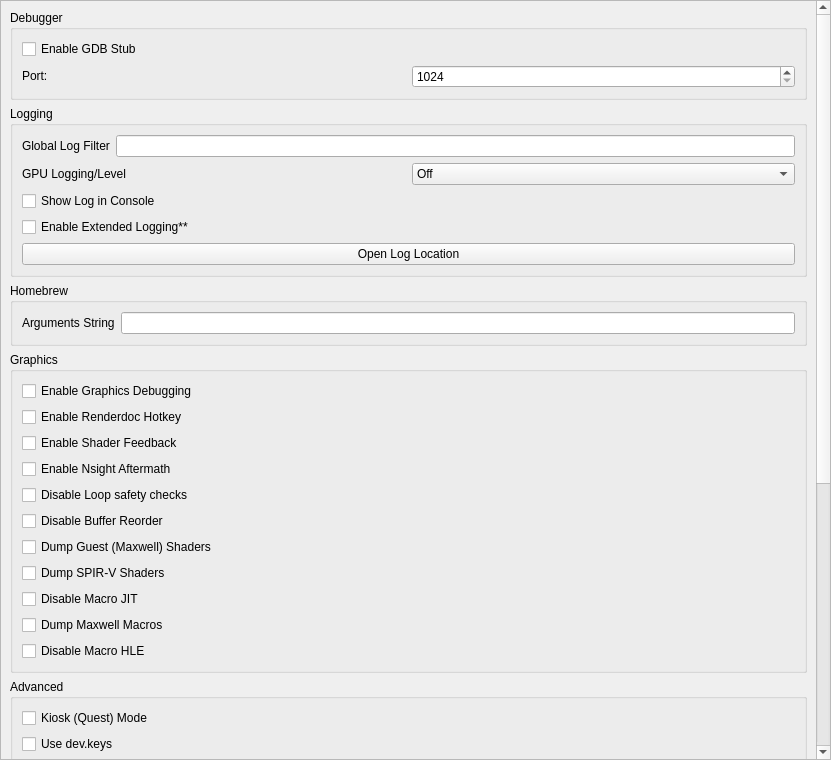
<?xml version='1.0' encoding='UTF-8'?>
<ui version="4.0">
 <class>ConfigureDebug</class>
 <widget class="QScrollArea" name="ConfigureDebug">
  <property name="geometry">
   <rect>
    <x>0</x>
    <y>0</y>
    <width>831</width>
    <height>760</height>
   </rect>
  </property>
  <property name="widgetResizable">
   <bool>true</bool>
  </property>
  <widget class="QWidget" name="widget">
   <property name="geometry">
    <rect>
     <x>0</x>
     <y>0</y>
     <width>829</width>
     <height>758</height>
    </rect>
   </property>
   <layout class="QVBoxLayout" name="verticalLayout_1">
    <item>
     <layout class="QVBoxLayout" name="horizontalLayout">
      <property name="topMargin">
       <number>0</number>
      </property>
      <item>
       <widget class="QGroupBox" name="groupBox">
        <property name="sizePolicy">
         <sizepolicy hsizetype="Preferred" vsizetype="Preferred">
          <horstretch>0</horstretch>
          <verstretch>0</verstretch>
         </sizepolicy>
        </property>
        <property name="title">
         <string>Debugger</string>
        </property>
        <property name="alignment">
         <set>Qt::AlignmentFlag::AlignLeading|Qt::AlignmentFlag::AlignLeft|Qt::AlignmentFlag::AlignTop</set>
        </property>
        <property name="flat">
         <bool>false</bool>
        </property>
        <property name="checkable">
         <bool>false</bool>
        </property>
        <layout class="QVBoxLayout" name="verticalLayout_3">
         <item>
          <widget class="QWidget" name="debug_widget" native="true">
           <property name="sizePolicy">
            <sizepolicy hsizetype="Preferred" vsizetype="Maximum">
             <horstretch>0</horstretch>
             <verstretch>0</verstretch>
            </sizepolicy>
           </property>
           <layout class="QVBoxLayout" name="verticalLayout">
            <property name="sizeConstraint">
             <enum>QLayout::SizeConstraint::SetDefaultConstraint</enum>
            </property>
            <property name="leftMargin">
             <number>0</number>
            </property>
            <property name="topMargin">
             <number>0</number>
            </property>
            <property name="rightMargin">
             <number>0</number>
            </property>
            <property name="bottomMargin">
             <number>0</number>
            </property>
            <item>
             <widget class="QCheckBox" name="toggle_gdbstub">
              <property name="sizePolicy">
               <sizepolicy hsizetype="Maximum" vsizetype="Maximum">
                <horstretch>0</horstretch>
                <verstretch>0</verstretch>
               </sizepolicy>
              </property>
              <property name="text">
               <string>Enable GDB Stub</string>
              </property>
             </widget>
            </item>
            <item>
             <widget class="QWidget" name="horizontalWidget_3" native="true">
              <property name="sizePolicy">
               <sizepolicy hsizetype="Preferred" vsizetype="Maximum">
                <horstretch>0</horstretch>
                <verstretch>0</verstretch>
               </sizepolicy>
              </property>
              <layout class="QHBoxLayout" name="horizontalLayout_3">
               <property name="leftMargin">
                <number>0</number>
               </property>
               <property name="topMargin">
                <number>0</number>
               </property>
               <property name="rightMargin">
                <number>0</number>
               </property>
               <property name="bottomMargin">
                <number>0</number>
               </property>
               <item>
                <widget class="QLabel" name="label_11">
                 <property name="sizePolicy">
                  <sizepolicy hsizetype="Minimum" vsizetype="Maximum">
                   <horstretch>0</horstretch>
                   <verstretch>0</verstretch>
                  </sizepolicy>
                 </property>
                 <property name="text">
                  <string>Port:</string>
                 </property>
                 <property name="wordWrap">
                  <bool>true</bool>
                 </property>
                </widget>
               </item>
               <item>
                <widget class="QSpinBox" name="gdbport_spinbox">
                 <property name="sizePolicy">
                  <sizepolicy hsizetype="Preferred" vsizetype="Maximum">
                   <horstretch>0</horstretch>
                   <verstretch>0</verstretch>
                  </sizepolicy>
                 </property>
                 <property name="minimum">
                  <number>1024</number>
                 </property>
                 <property name="maximum">
                  <number>65535</number>
                 </property>
                </widget>
               </item>
              </layout>
             </widget>
            </item>
           </layout>
          </widget>
         </item>
        </layout>
       </widget>
      </item>
      <item>
       <widget class="QGroupBox" name="groupBox_2">
        <property name="sizePolicy">
         <sizepolicy hsizetype="Expanding" vsizetype="Preferred">
          <horstretch>0</horstretch>
          <verstretch>0</verstretch>
         </sizepolicy>
        </property>
        <property name="title">
         <string>Logging</string>
        </property>
        <layout class="QGridLayout" name="gridLayout_1">
         <item row="0" column="0">
          <widget class="QWidget" name="logging_widget" native="true">
           <property name="sizePolicy">
            <sizepolicy hsizetype="Preferred" vsizetype="Maximum">
             <horstretch>0</horstretch>
             <verstretch>0</verstretch>
            </sizepolicy>
           </property>
           <layout class="QHBoxLayout" name="horizontalLayout_1">
            <property name="leftMargin">
             <number>0</number>
            </property>
            <property name="topMargin">
             <number>0</number>
            </property>
            <property name="rightMargin">
             <number>0</number>
            </property>
            <property name="bottomMargin">
             <number>0</number>
            </property>
            <item>
             <widget class="QLabel" name="label_1">
              <property name="sizePolicy">
               <sizepolicy hsizetype="Preferred" vsizetype="Preferred">
                <horstretch>0</horstretch>
                <verstretch>0</verstretch>
               </sizepolicy>
              </property>
              <property name="text">
               <string>Global Log Filter</string>
              </property>
              <property name="wordWrap">
               <bool>true</bool>
              </property>
             </widget>
            </item>
            <item>
             <widget class="QLineEdit" name="log_filter_edit" />
            </item>
           </layout>
          </widget>
         </item>
         <item row="1" column="0">
          <widget class="QWidget" name="gpu_log_level_widget" native="true">
           <property name="sizePolicy">
            <sizepolicy hsizetype="Preferred" vsizetype="Maximum">
             <horstretch>0</horstretch>
             <verstretch>0</verstretch>
            </sizepolicy>
           </property>
           <layout class="QHBoxLayout" name="gpu_log_level_layout">
            <property name="leftMargin">
             <number>0</number>
            </property>
            <property name="topMargin">
             <number>0</number>
            </property>
            <property name="rightMargin">
             <number>0</number>
            </property>
            <property name="bottomMargin">
             <number>0</number>
            </property>
            <item>
             <widget class="QLabel" name="gpu_log_level_label">
              <property name="text">
               <string>GPU Logging/Level</string>
              </property>
              <property name="wordWrap">
               <bool>true</bool>
              </property>
             </widget>
            </item>
            <item>
             <widget class="UIControls::ComboBox" name="gpu_log_level">
              <property name="toolTip">
               <string>Detail level for GPU logs. Off disables logging entirely.</string>
              </property>
              <item>
               <property name="text">
                <string>Off</string>
               </property>
              </item>
              <item>
               <property name="text">
                <string>Errors</string>
               </property>
              </item>
              <item>
               <property name="text">
                <string>Standard</string>
               </property>
              </item>
              <item>
               <property name="text">
                <string>Verbose</string>
               </property>
              </item>
              <item>
               <property name="text">
                <string>All</string>
               </property>
              </item>
             </widget>
            </item>
           </layout>
          </widget>
         </item>
         <item row="2" column="0">
          <widget class="QCheckBox" name="toggle_console">
           <property name="text">
            <string>Show Log in Console</string>
           </property>
          </widget>
         </item>
         <item row="3" column="0">
          <widget class="QCheckBox" name="extended_logging">
           <property name="enabled">
            <bool>true</bool>
           </property>
           <property name="toolTip">
            <string>When checked, the max size of the log increases from 100 MB to 1 GB</string>
           </property>
           <property name="text">
            <string>Enable Extended Logging**</string>
           </property>
          </widget>
         </item>
         <item row="4" column="0">
          <widget class="UIControls::Button" name="open_log_button">
           <property name="sizePolicy">
            <sizepolicy hsizetype="Expanding" vsizetype="Maximum">
             <horstretch>1</horstretch>
             <verstretch>0</verstretch>
            </sizepolicy>
           </property>
           <property name="text">
            <string>Open Log Location</string>
           </property>
          </widget>
         </item>
        </layout>
       </widget>
      </item>
     </layout>
    </item>
    <item>
     <widget class="QGroupBox" name="groupBox_3">
      <property name="title">
       <string>Homebrew</string>
      </property>
      <layout class="QVBoxLayout" name="verticalLayout_5">
       <item>
        <layout class="QHBoxLayout" name="horizontalLayout_4">
         <item>
          <widget class="QLabel" name="label_3">
           <property name="text">
            <string>Arguments String</string>
           </property>
           <property name="wordWrap">
            <bool>true</bool>
           </property>
          </widget>
         </item>
         <item>
          <widget class="QLineEdit" name="homebrew_args_edit" />
         </item>
        </layout>
       </item>
      </layout>
     </widget>
    </item>
    <item>
     <layout class="QVBoxLayout" name="horizontalLayout_2">
      <item>
       <widget class="QGroupBox" name="groupBox_4">
        <property name="title">
         <string>Graphics</string>
        </property>
        <layout class="QGridLayout" name="gridLayout_2">
         <item row="4" column="0">
          <widget class="QCheckBox" name="disable_loop_safety_checks">
           <property name="toolTip">
            <string>When checked, it executes shaders without loop logic changes</string>
           </property>
           <property name="text">
            <string>Disable Loop safety checks</string>
           </property>
          </widget>
         </item>
         <item row="9" column="0">
          <widget class="QCheckBox" name="dump_macros">
           <property name="enabled">
            <bool>true</bool>
           </property>
           <property name="toolTip">
            <string>When checked, it will dump all the macro programs of the GPU</string>
           </property>
           <property name="text">
            <string>Dump Maxwell Macros</string>
           </property>
          </widget>
         </item>
         <item row="3" column="0">
          <widget class="QCheckBox" name="enable_nsight_aftermath">
           <property name="toolTip">
            <string>When checked, it enables Nsight Aftermath crash dumps</string>
           </property>
           <property name="text">
            <string>Enable Nsight Aftermath</string>
           </property>
          </widget>
         </item>
         <item row="6" column="0">
          <widget class="QCheckBox" name="dump_guest_shaders">
           <property name="enabled">
            <bool>true</bool>
           </property>
           <property name="toolTip">
            <string>When checked, it will dump original Maxwell guest shader bytecode (the input to the recompiler) as .ash files under DumpDir/shaders/. Useful for inspection with nvdisasm.</string>
           </property>
           <property name="text">
            <string>Dump Guest (Maxwell) Shaders</string>
           </property>
          </widget>
         </item>
         <item row="1" column="0">
          <widget class="QCheckBox" name="enable_renderdoc_hotkey">
           <property name="text">
            <string>Enable Renderdoc Hotkey</string>
           </property>
          </widget>
         </item>
         <item row="8" column="0">
          <widget class="QCheckBox" name="disable_macro_jit">
           <property name="enabled">
            <bool>true</bool>
           </property>
           <property name="toolTip">
            <string>When checked, it disables the macro Just In Time compiler. Enabling this makes games run slower</string>
           </property>
           <property name="text">
            <string>Disable Macro JIT</string>
           </property>
          </widget>
         </item>
         <item row="10" column="0">
          <widget class="QCheckBox" name="disable_macro_hle">
           <property name="enabled">
            <bool>true</bool>
           </property>
           <property name="toolTip">
            <string>When checked, it disables the macro HLE functions. Enabling this makes games run slower</string>
           </property>
           <property name="text">
            <string>Disable Macro HLE</string>
           </property>
          </widget>
         </item>
         <item row="0" column="0">
          <widget class="QCheckBox" name="enable_graphics_debugging">
           <property name="enabled">
            <bool>true</bool>
           </property>
           <property name="toolTip">
            <string>When checked, the graphics API enters a slower debugging mode</string>
           </property>
           <property name="text">
            <string>Enable Graphics Debugging</string>
           </property>
          </widget>
         </item>
         <item row="11" column="0">
          <spacer name="verticalSpacer_5">
           <property name="orientation">
            <enum>Qt::Orientation::Vertical</enum>
           </property>
           <property name="sizeType">
            <enum>QSizePolicy::Policy::Preferred</enum>
           </property>
           <property name="sizeHint" stdset="0">
            <size>
             <width>20</width>
             <height>0</height>
            </size>
           </property>
          </spacer>
         </item>
         <item row="2" column="0">
          <widget class="QCheckBox" name="enable_shader_feedback">
           <property name="toolTip">
            <string>When checked, yuzu will log statistics about the compiled pipeline cache</string>
           </property>
           <property name="text">
            <string>Enable Shader Feedback</string>
           </property>
          </widget>
         </item>
         <item row="5" column="0">
          <widget class="QCheckBox" name="disable_buffer_reorder">
           <property name="toolTip">
            <string>&lt;html&gt;&lt;head/&gt;&lt;body&gt;&lt;p&gt;When checked, disables reordering of mapped memory uploads which allows to associate uploads with specific draws. May reduce performance in some cases.&lt;/p&gt;&lt;/body&gt;&lt;/html&gt;</string>
           </property>
           <property name="text">
            <string>Disable Buffer Reorder</string>
           </property>
          </widget>
         </item>
         <item row="7" column="0">
          <widget class="QCheckBox" name="gpu_log_shader_dumps">
           <property name="toolTip">
            <string>When checked, it will dump the recompiler's output SPIR-V binaries (.spv) under LogDir/shaders/. Inspect via SPIRV-Tools (spirv-dis / spirv-cross / spirv-val) or RenderDoc.</string>
           </property>
           <property name="text">
            <string>Dump SPIR-V Shaders</string>
           </property>
          </widget>
         </item>
        </layout>
       </widget>
      </item>
      <item>
       <widget class="QGroupBox" name="groupBox_6">
        <property name="title">
         <string>Advanced</string>
        </property>
        <layout class="QGridLayout" name="gridLayout_4">
         <item row="3" column="0">
          <widget class="QCheckBox" name="perform_vulkan_check">
           <property name="toolTip">
            <string>Enables yuzu to check for a working Vulkan environment when the program starts up. Disable this if this is causing issues with external programs seeing yuzu.</string>
           </property>
           <property name="text">
            <string>Perform Startup Vulkan Check</string>
           </property>
          </widget>
         </item>
         <item row="4" column="0">
          <widget class="QCheckBox" name="disable_web_applet">
           <property name="text">
            <string>Disable Web Applet</string>
           </property>
          </widget>
         </item>
         <item row="5" column="0">
          <widget class="QCheckBox" name="enable_all_controllers">
           <property name="text">
            <string>Enable All Controller Types</string>
           </property>
          </widget>
         </item>
         <item row="6" column="0">
          <widget class="QCheckBox" name="use_auto_stub">
           <property name="text">
            <string>Enable Auto-Stub</string>
           </property>
          </widget>
         </item>
         <item row="0" column="0">
          <widget class="QCheckBox" name="quest_flag">
           <property name="text">
            <string>Kiosk (Quest) Mode</string>
           </property>
          </widget>
         </item>
         <item row="1" column="0">
          <widget class="QCheckBox" name="use_dev_keys">
           <property name="text">
            <string>Use dev.keys</string>
           </property>
          </widget>
         </item>
         <item row="2" column="0">
          <widget class="QCheckBox" name="use_debug_asserts">
           <property name="text">
            <string>Enable Debug Asserts</string>
           </property>
          </widget>
         </item>
         <item row="7" column="0">
          <spacer name="verticalSpacer_4">
           <property name="orientation">
            <enum>Qt::Orientation::Vertical</enum>
           </property>
           <property name="sizeType">
            <enum>QSizePolicy::Policy::Expanding</enum>
           </property>
           <property name="sizeHint" stdset="0">
            <size>
             <width>20</width>
             <height>0</height>
            </size>
           </property>
          </spacer>
         </item>
        </layout>
       </widget>
      </item>
      <item>
       <widget class="QGroupBox" name="groupBox_5">
        <property name="title">
         <string>Debugging</string>
        </property>
        <layout class="QGridLayout" name="gridLayout_3">
         <item row="6" column="0">
          <widget class="QWidget" name="serial_battery_widget" native="true">
           <property name="sizePolicy">
            <sizepolicy hsizetype="Preferred" vsizetype="Maximum">
             <horstretch>0</horstretch>
             <verstretch>0</verstretch>
            </sizepolicy>
           </property>
           <layout class="QHBoxLayout" name="horizontalLayout_11">
            <property name="leftMargin">
             <number>0</number>
            </property>
            <property name="topMargin">
             <number>0</number>
            </property>
            <property name="rightMargin">
             <number>0</number>
            </property>
            <property name="bottomMargin">
             <number>0</number>
            </property>
            <item>
             <widget class="QLabel" name="label_12">
              <property name="sizePolicy">
               <sizepolicy hsizetype="Preferred" vsizetype="Preferred">
                <horstretch>0</horstretch>
                <verstretch>0</verstretch>
               </sizepolicy>
              </property>
              <property name="text">
               <string>Battery Serial:</string>
              </property>
              <property name="wordWrap">
               <bool>true</bool>
              </property>
             </widget>
            </item>
            <item>
             <widget class="QLineEdit" name="serial_battery_edit" />
            </item>
           </layout>
          </widget>
         </item>
         <item row="8" column="0">
          <widget class="QWidget" name="debug_knobs_widget" native="true">
           <property name="sizePolicy">
            <sizepolicy hsizetype="Preferred" vsizetype="Maximum">
             <horstretch>0</horstretch>
             <verstretch>0</verstretch>
            </sizepolicy>
           </property>
           <layout class="QHBoxLayout" name="horizontalLayout_debug_knobs">
            <property name="leftMargin">
             <number>0</number>
            </property>
            <property name="topMargin">
             <number>0</number>
            </property>
            <property name="rightMargin">
             <number>0</number>
            </property>
            <property name="bottomMargin">
             <number>0</number>
            </property>
            <item>
             <widget class="QLabel" name="label_debug_knobs">
              <property name="sizePolicy">
               <sizepolicy hsizetype="Preferred" vsizetype="Preferred">
                <horstretch>0</horstretch>
                <verstretch>0</verstretch>
               </sizepolicy>
              </property>
              <property name="text">
               <string>Debug Knobs:</string>
              </property>
              <property name="wordWrap">
               <bool>true</bool>
              </property>
             </widget>
            </item>
            <item>
             <widget class="QSpinBox" name="debug_knobs_spinbox">
              <property name="minimum">
               <number>0</number>
              </property>
              <property name="maximum">
               <number>65535</number>
              </property>
              <property name="toolTip">
               <string>Bitmask for quick development toggles</string>
              </property>
              <property name="statusTip">
               <string>Set debug knobs (bitmask)</string>
              </property>
              <property name="whatsThis">
               <string>16-bit debug knob set for quick development toggles</string>
              </property>
              <property name="suffix">
               <string> (bitmask)</string>
              </property>
             </widget>
            </item>
           </layout>
          </widget>
         </item>
         <item row="7" column="0">
          <widget class="QWidget" name="serial_board_widget" native="true">
           <property name="sizePolicy">
            <sizepolicy hsizetype="Preferred" vsizetype="Maximum">
             <horstretch>0</horstretch>
             <verstretch>0</verstretch>
            </sizepolicy>
           </property>
           <layout class="QHBoxLayout" name="horizontalLayout_12">
            <property name="leftMargin">
             <number>0</number>
            </property>
            <property name="topMargin">
             <number>0</number>
            </property>
            <property name="rightMargin">
             <number>0</number>
            </property>
            <property name="bottomMargin">
             <number>0</number>
            </property>
            <item>
             <widget class="QLabel" name="label_13">
              <property name="sizePolicy">
               <sizepolicy hsizetype="Preferred" vsizetype="Preferred">
                <horstretch>0</horstretch>
                <verstretch>0</verstretch>
               </sizepolicy>
              </property>
              <property name="text">
               <string>Unit Serial:</string>
              </property>
              <property name="wordWrap">
               <bool>true</bool>
              </property>
             </widget>
            </item>
            <item>
             <widget class="QLineEdit" name="serial_board_edit" />
            </item>
           </layout>
          </widget>
         </item>
         <item row="20" column="0">
          <spacer name="verticalSpacer_3">
           <property name="orientation">
            <enum>Qt::Orientation::Vertical</enum>
           </property>
           <property name="sizeType">
            <enum>QSizePolicy::Policy::Expanding</enum>
           </property>
           <property name="sizeHint" stdset="0">
            <size>
             <width>20</width>
             <height>0</height>
            </size>
           </property>
          </spacer>
         </item>
         <item row="1" column="0">
          <widget class="QCheckBox" name="dump_audio_commands">
           <property name="toolTip">
            <string>Enable this to output the latest generated audio command list to the console. Only affects games using the audio renderer.</string>
           </property>
           <property name="text">
            <string>Dump Audio Commands To Console**</string>
           </property>
          </widget>
         </item>
         <item row="2" column="0">
          <widget class="QCheckBox" name="flush_line">
           <property name="text">
            <string>Flush log output on each line</string>
           </property>
          </widget>
         </item>
         <item row="3" column="0">
          <widget class="QCheckBox" name="fs_access_log">
           <property name="text">
            <string>Enable FS Access Log</string>
           </property>
          </widget>
         </item>
         <item row="4" column="0">
          <widget class="QCheckBox" name="reporting_services">
           <property name="text">
            <string>Enable Verbose Reporting Services**</string>
           </property>
          </widget>
         </item>
         <item row="5" column="0">
          <widget class="QCheckBox" name="censor_username">
           <property name="text">
            <string>Censor username in logs</string>
           </property>
          </widget>
         </item>
        </layout>
       </widget>
      </item>
     </layout>
    </item>
    <item>
     <spacer name="verticalSpacer">
      <property name="orientation">
       <enum>Qt::Orientation::Vertical</enum>
      </property>
      <property name="sizeHint" stdset="0">
       <size>
        <width>20</width>
        <height>0</height>
       </size>
      </property>
     </spacer>
    </item>
    <item>
     <widget class="QLabel" name="label_5">
      <property name="sizePolicy">
       <sizepolicy hsizetype="Expanding" vsizetype="Preferred">
        <horstretch>0</horstretch>
        <verstretch>0</verstretch>
       </sizepolicy>
      </property>
      <property name="font">
       <font>
        <italic>true</italic>
       </font>
      </property>
      <property name="text">
       <string>**This will be reset automatically when Dravyn closes.</string>
      </property>
      <property name="indent">
       <number>20</number>
      </property>
      <property name="wordWrap">
       <bool>true</bool>
      </property>
     </widget>
    </item>
   </layout>
  </widget>
 </widget>
 <tabstops>
  <tabstop>log_filter_edit</tabstop>
  <tabstop>toggle_console</tabstop>
  <tabstop>extended_logging</tabstop>
  <tabstop>open_log_button</tabstop>
  <tabstop>homebrew_args_edit</tabstop>
  <tabstop>enable_graphics_debugging</tabstop>
  <tabstop>enable_shader_feedback</tabstop>
  <tabstop>enable_nsight_aftermath</tabstop>
  <tabstop>fs_access_log</tabstop>
  <tabstop>reporting_services</tabstop>
  <tabstop>quest_flag</tabstop>
  <tabstop>use_debug_asserts</tabstop>
 </tabstops>
 <customwidgets>
  <customwidget>
   <class>UIControls::ComboBox</class>
   <extends>QComboBox</extends>
   <header>yuzu/util/popup.h</header>
  </customwidget>
  <customwidget>
   <class>UIControls::Button</class>
   <extends>QPushButton</extends>
   <header>yuzu/util/design_system.h</header>
  </customwidget>
 </customwidgets>
 <resources />
 <connections />
</ui>
